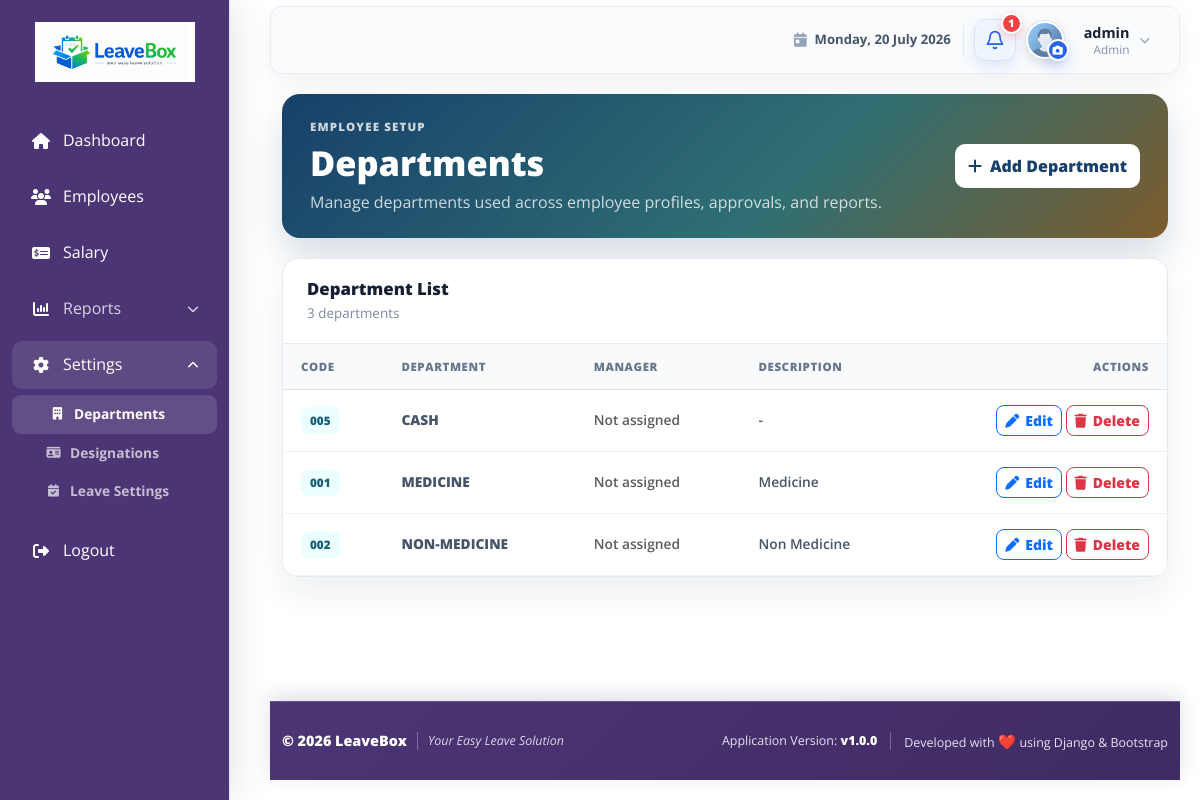
The app's page /employee/setup/departments/ (signed in) with its own data.
### accounts/models.py (models this page shows, shortened)
class User(AbstractUser):
    ROLE_CHOICES = (
        ('ADMIN', 'Admin/HR'),
        ('EMPLOYEE', 'Employee'),
    )
    role = models.CharField(max_length=10, choices=ROLE_CHOICES, default='EMPLOYEE')
    phone = models.CharField(max_length=15, blank=True, null=True)

### departments/models.py (models this page shows, shortened)
class Department(models.Model):
    name = models.CharField(max_length=100, unique=True)
    code = models.CharField(max_length=20, unique=True)
    description = models.TextField(blank=True, null=True)
    manager = models.ForeignKey(
        'employees.Employee',
        on_delete=models.SET_NULL,
        null=True,
        blank=True,
        related_name='managed_departments'
    )
    created_at = models.DateTimeField(auto_now_add=True)
    updated_at = models.DateTimeField(auto_now=True)
    class Meta:
        ordering = ['name']
        verbose_name = "Department"
        verbose_name_plural = "Departments"
        constraints = [
            models.UniqueConstraint(
                Lower('name'),
                name='unique_department_name_ci',
            ),
        ]

### employees/views.py (the view)
# urls.py: path('setup/departments/', views.DepartmentListView.as_view(), name='department_list'),
class DepartmentListView(LoginRequiredMixin, AdminAccessMixin, ListView):
    model = Department
    template_name = 'setup/department_list.html'
    context_object_name = 'departments'
    def get_queryset(self):
        return Department.objects.select_related('manager__user').order_by('name')

### templates/setup/department_list.html
{% extends 'base/base.html' %}
{% load static %}
{% block extra_css %}
    <link rel="stylesheet" href="{% static 'css/setup.css' %}">
{% endblock %}
{% block content %}
<div class="setup-page">
    <header class="setup-header">
        <div>
            <span class="setup-eyebrow">Employee setup</span>
            <h1>Departments</h1>
            <p>Manage departments used across employee profiles, approvals, and reports.</p>
        </div>
        <a href="{% url 'department_add' %}" class="btn btn-primary setup-add-button">
            <i class="fas fa-plus" aria-hidden="true"></i>
            Add Department
        </a>
    </header>
    <section class="setup-card">
        <div class="setup-card-header">
            <div>
                <h2>Department List</h2>
                <p>{{ departments|length }} department{{ departments|length|pluralize }}</p>
            </div>
        </div>
        <div class="table-responsive">
            <table class="table setup-table align-middle mb-0">
                <thead>
                    <tr>
                        <th>Code</th>
                        <th>Department</th>
                        <th>Manager</th>
                        <th>Description</th>
                        <th class="text-end">Actions</th>
                    </tr>
                </thead>
                <tbody>
                    {% for department in departments %}
                        <tr>
                            <td><span class="setup-code">{{ department.code }}</span></td>
                            <td><strong>{{ department.get_name_display|default:department.name }}</strong></td>
                            <td>
                                {% if department.manager %}
                                    {{ department.manager.user.get_full_name|default:department.manager.user.username }}
                                {% else %}
                                    <span class="text-muted">Not assigned</span>
                                {% endif %}
                            </td>
                            <td>{{ department.description|default:"-"|truncatechars:70 }}</td>
                            <td class="text-end setup-actions">
                                <a href="{% url 'department_edit' department.pk %}" class="btn btn-sm btn-outline-primary">
                                    <i class="fas fa-pen" aria-hidden="true"></i> Edit
                                </a>
                                <a href="{% url 'department_delete' department.pk %}" class="btn btn-sm btn-outline-danger">
                                    <i class="fas fa-trash" aria-hidden="true"></i> Delete
                                </a>
                            </td>
                        </tr>
                    {% empty %}
                        <tr>
                            <td colspan="5" class="setup-empty">No departments configured yet.</td>
                        </tr>
                    {% endfor %}
                </tbody>
            </table>
        </div>
    </section>
</div>
{% endblock %}

### templates/base/base.html (shortened to what this page needs)
{% load static navigation_tags %}
<!DOCTYPE html>
<html lang="en">
<head>
    <link rel="stylesheet" href="{% static 'css/bootstrap-5.3.2.min.css' %}">
    <link rel="stylesheet" href="https://cdnjs.cloudflare.com/ajax/libs/font-awesome/6.4.0/css/all.min.css">
    <link rel="stylesheet" href="{% static 'css/dashboard.css' %}">
    <link rel="stylesheet" href="{% static 'css/apply_leave.css' %}">
    <link rel="stylesheet" href="{% static 'css/footer.css' %}">
    {% block extra_css %}{% endblock %}
</head>
<body>
    <div class="sidebar">
        <div class="sidebar-logo">
            <a href="{% url 'dashboard' %}" aria-label="LeaveBox dashboard">
                <img src="{% static 'images/leavebox-logo.png' %}" alt="LeaveBox Logo" class="site-logo">
            </a>
        </div>
        {% url_name_active request 'dashboard' 'adm_dashboard' 'emp_dashboard' as dashboard_active %}
        {% url_name_active request 'employee_list' 'employee_detail' 'employee_admin_edit' 'employee_admin_update' as employees_active %}
        {% url_name_active request 'salary_list' 'salary_add' 'salary_edit' as salary_active %}
        {% url_name_active request 'department_list' 'department_add' 'department_edit' 'department_delete' as departments_active %}
        {% url_name_active request 'designation_list' 'designation_add' 'designation_edit' 'designation_delete' as designations_active %}
        {% url_name_active request 'leave_type_list' 'leave_type_add' 'leave_type_edit' 'leave_type_delete' as leave_settings_active %}
        {% url_name_active request 'leave_apply' as leave_apply_active %}
        {% url_name_active request 'attendance_history' as attendance_active %}
        {% url_name_active request 'leave_report' 'attendance_report' as reports_active %}
        <ul>
            <li{% if dashboard_active %} class="active"{% endif %}>
                <a href="{% url 'dashboard' %}">
                    <i class="fas fa-home"></i>
                    Dashboard
                </a>
            </li>
             {% if user.is_superuser or user.is_staff or user.role == 'ADMIN' %}
            <li{% if employees_active %} class="active"{% endif %}>
                <a href="{% url 'employee_list' %}">
                    <i class="fas fa-users" role="img" aria-label="Employees"></i>
                    Employees
                </a>
            </li>
            <li{% if salary_active %} class="active"{% endif %}>
                <a href="{% url 'salary_list' %}">
                    <i class="fas fa-money-check-dollar" role="img" aria-label="Salary"></i>
                    Salary
                </a>
            </li>
            <li class="sidebar-menu-group{% if reports_active %} active is-open{% endif %}">
                <button type="button" class="sidebar-menu-toggle" aria-expanded="{% if reports_active %}true{% else %}false{% endif %}" aria-controls="reportsSubmenu">
                    <span><i class="fas fa-chart-column" aria-hidden="true"></i> Reports</span>
                    <i class="fas fa-chevron-down sidebar-menu-chevron" aria-hidden="true"></i>
                </button>
            </li>
            <li class="sidebar-menu-group{% if departments_active or designations_active or leave_settings_active %} active is-open{% endif %}">
                <button
                    type="button"
                    class="sidebar-menu-toggle"
                    aria-expanded="{% if departments_active or designations_active or leave_settings_active %}true{% else %}false{% endif %}"
                    aria-controls="settingsSubmenu"
                >
                    <span>
                        <i class="fa-solid fa-gear" aria-hidden="true"></i>
                        Settings
                    </span>
                    <i class="fas fa-chevron-down sidebar-menu-chevron" aria-hidden="true"></i>
                </button>
                <ul class="sidebar-submenu" id="settingsSubmenu">
                    <li>
                        <a href="{% url 'department_list' %}"{% if departments_active %} class="active"{% endif %}>
                            <i class="fas fa-building"></i>
                            Departments
                        </a>
                    </li>
                    <li>
                        <a href="{% url 'designation_list' %}"{% if designations_active %} class="active"{% endif %}>
                            <i class="fas fa-id-card"></i>
                            Designations
                        </a>
                    </li>
                    <li>
                        <a href="{% url 'leave_type_list' %}"{% if leave_settings_active %} class="active"{% endif %}>
                            <i class="fas fa-calendar-check"></i>
                            Leave Settings
                        </a>
                    </li>
                </ul>
            </li>
            {% endif %}
            <li>
                <a href="{% url 'accounts:logout' %}">
                    <i class="fas fa-sign-out-alt"></i>
                    Logout
                </a>
            </li>
        </ul>
    </div>
    <main class="content-wrapper dashboard-content-wrapper">
        <nav class="navbar navbar-expand-lg navbar-light dashboard-navbar mb-2">
            <div class="container-fluid">
                <div class="dashboard-profile-slot">
                    <div class="dashboard-navbar-date" aria-label="Current date">
                        <i class="fas fa-calendar-day" aria-hidden="true"></i>
                        <span class="dashboard-navbar-date-full">{% now "l, d F Y" %}</span>
                    </div>
                    <div class="dashboard-notification-dropdown">
                        <button class="dashboard-notification-button" type="button" id="notificationDropdown" aria-label="Notifications{% if pending_leave_count %}: {{ pending_leave_count }} pending leave request{{ pending_leave_count|pluralize }}{% endif %}" aria-haspopup="true" aria-expanded="false">
                            <svg class="dashboard-notification-icon" viewBox="0 0 24 24" aria-hidden="true">
                                <path d="M18 8a6 6 0 0 0-12 0c0 7-3 7-3 9h18c0-2-3-2-3-9"></path>
                                <path d="M13.73 21a2 2 0 0 1-3.46 0"></path>
                            </svg>
                            {% if pending_leave_count %}
                                <span class="dashboard-notification-badge" aria-hidden="true">{{ pending_leave_count }}</span>
                            {% endif %}
                        </button>
                    </div>
                    <div class="dropdown dashboard-profile-dropdown">
                        <div class="dashboard-avatar-control">
                            <a class="dashboard-avatar-link" href="{% url 'employee_profile_edit' %}" aria-label="Manage profile picture">
                                <span class="dashboard-avatar-wrap">
                                    <img src="{{ current_profile_picture_url|default:default_avatar_url }}" alt="{{ user.get_full_name|default:user.username }} profile picture" class="dashboard-avatar js-profile-avatar" onerror="this.onerror=null;this.src='{{ default_avatar_url }}';">
                                </span>
                            </a>
                            <button class="dashboard-avatar-camera" type="button" data-bs-toggle="modal" data-bs-target="#dashboardAvatarModal" aria-label="Change profile picture">
                                <i class="fas fa-camera" aria-hidden="true"></i>
                            </button>
                        </div>
                        <button class="dashboard-profile-trigger" type="button" id="userDropdown" aria-haspopup="true" aria-controls="userDropdownMenu" aria-expanded="false">
                            <span class="dashboard-profile-copy">
                                <strong>{{ user.get_full_name|default:user.username }}</strong>
                                <small>
                                    {% if user.employee_profile.designation %}
                                        {{ user.employee_profile.designation }}
                                    {% elif user.is_superuser or user.is_staff or user.role == 'ADMIN' %}
                                        Admin
                                    {% else %}
                                        {{ user.get_role_display|default:"Employee" }}
                                    {% endif %}
                                </small>
                            </span>
                            <i class="fas fa-chevron-down dashboard-profile-chevron" aria-hidden="true"></i>
                        </button>
                    </div>
                </div>
            </div>
        </nav>
        <div class="container-fluid">
            {% block content %}{% endblock %}
        </div>
        {% include 'base/footer.html' %}
    </main>
</body>
</html>

### records on screen
User: get_full_name "admin"
Department: code "005", name "CASH", shows "Not assigned", description "-"
Department: code "001", name "MEDICINE", shows "Not assigned", description "Medicine"
Department: code "002", name "NON-MEDICINE", shows "Not assigned", description "Non Medicine"

### other values on screen
{{ pending_leave_count }} "1"
{{ departments|length }} "3"
